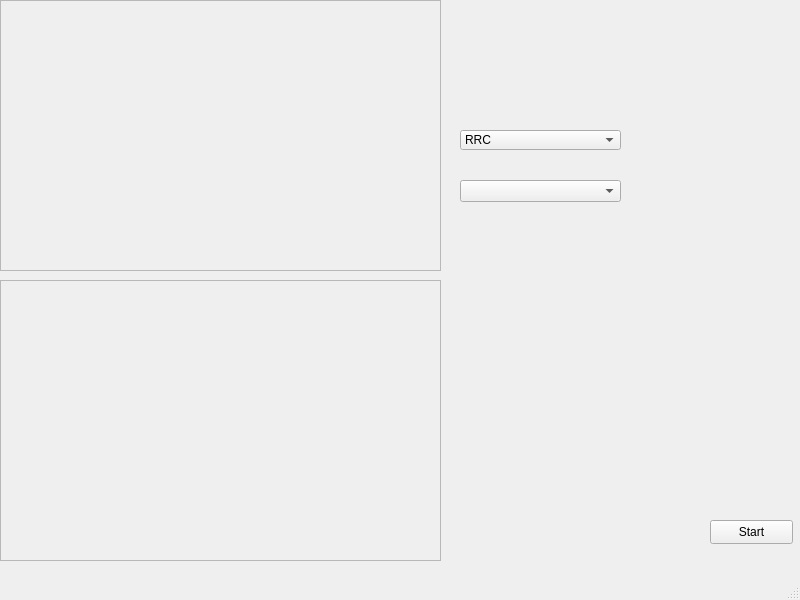
<?xml version="1.0" encoding="UTF-8"?>
<ui version="4.0">
 <class>MainWindow</class>
 <widget class="QMainWindow" name="MainWindow">
  <property name="geometry">
   <rect>
    <x>0</x>
    <y>0</y>
    <width>800</width>
    <height>600</height>
   </rect>
  </property>
  <property name="windowTitle">
   <string>MainWindow</string>
  </property>
  <widget class="QWidget" name="centralwidget">
   <widget class="QPushButton" name="startButton">
    <property name="geometry">
     <rect>
      <x>710</x>
      <y>520</y>
      <width>83</width>
      <height>24</height>
     </rect>
    </property>
    <property name="text">
     <string>Start</string>
    </property>
   </widget>
   <widget class="QFrame" name="timeDomainFrame">
    <property name="geometry">
     <rect>
      <x>0</x>
      <y>0</y>
      <width>441</width>
      <height>271</height>
     </rect>
    </property>
    <property name="frameShape">
     <enum>QFrame::StyledPanel</enum>
    </property>
    <property name="frameShadow">
     <enum>QFrame::Raised</enum>
    </property>
   </widget>
   <widget class="QFrame" name="freqDomainFrame">
    <property name="geometry">
     <rect>
      <x>0</x>
      <y>280</y>
      <width>441</width>
      <height>281</height>
     </rect>
    </property>
    <property name="frameShape">
     <enum>QFrame::StyledPanel</enum>
    </property>
    <property name="frameShadow">
     <enum>QFrame::Raised</enum>
    </property>
   </widget>
   <widget class="QComboBox" name="pulseShapeBox">
    <property name="geometry">
     <rect>
      <x>460</x>
      <y>130</y>
      <width>161</width>
      <height>20</height>
     </rect>
    </property>
    <item>
     <property name="text">
      <string>RRC</string>
     </property>
    </item>
    <item>
     <property name="text">
      <string>Rectangular</string>
     </property>
    </item>
    <item>
     <property name="text">
      <string>Gaussian</string>
     </property>
    </item>
   </widget>
   <widget class="QComboBox" name="modTypeBox">
    <property name="geometry">
     <rect>
      <x>460</x>
      <y>180</y>
      <width>161</width>
      <height>22</height>
     </rect>
    </property>
   </widget>
  </widget>
  <widget class="QMenuBar" name="menubar">
   <property name="geometry">
    <rect>
     <x>0</x>
     <y>0</y>
     <width>800</width>
     <height>19</height>
    </rect>
   </property>
  </widget>
  <widget class="QStatusBar" name="statusbar"/>
 </widget>
 <resources/>
 <connections/>
</ui>
